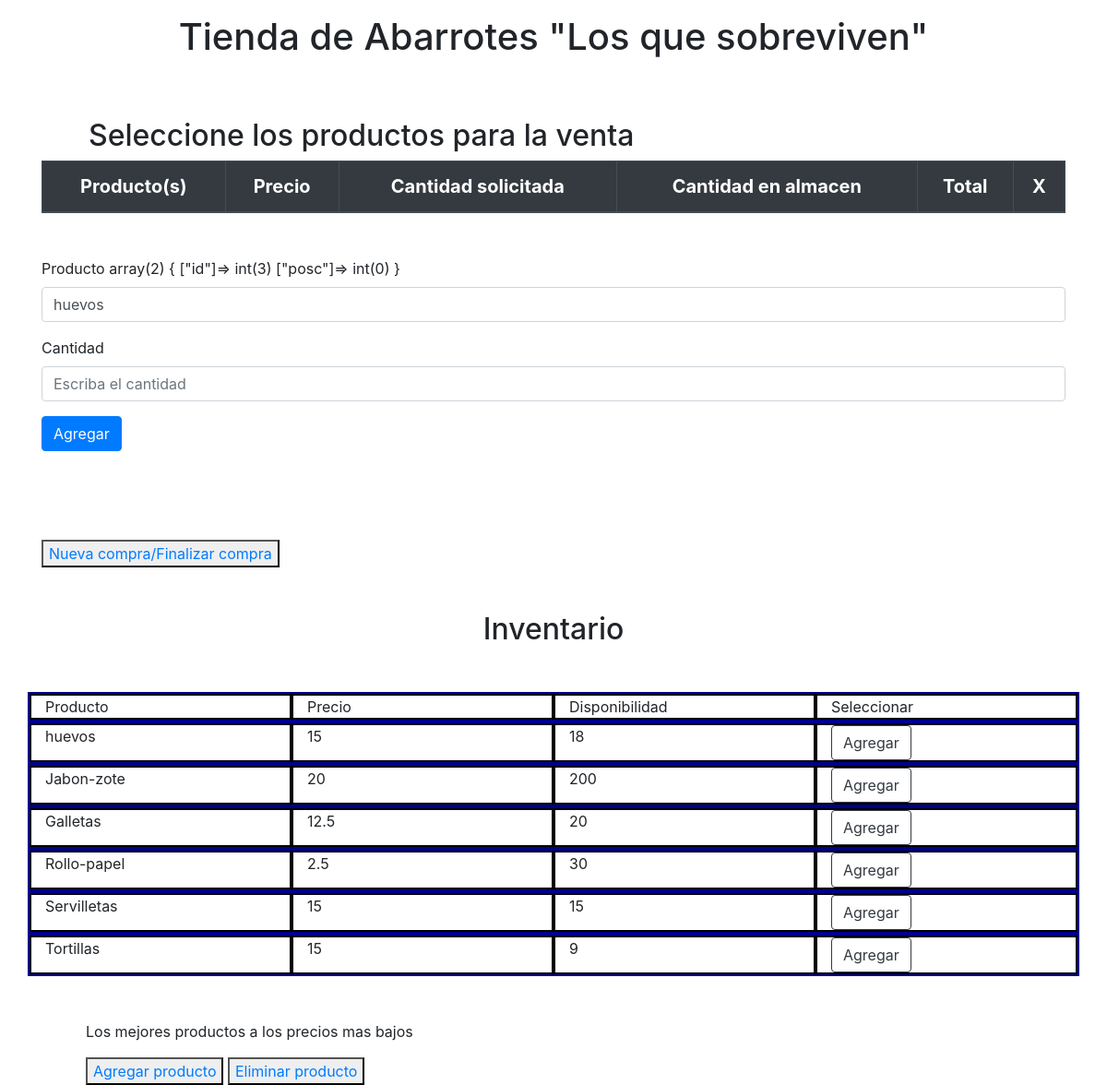
Page /index.php?id=1 on the committed database.
### tables this page shows
CREATE TABLE `inventario` (
  `id_inventario` int(11) NOT NULL,
  `descripcion` text NOT NULL,
  `precio` float NOT NULL,
  `cantidad` int(11) NOT NULL
);

### index.php (the view, shortened to what this page needs)
<?php include_once 'conexion_pdo.php';
?>
<?php
    $sql_categorias = 'select * from inventario';
    $gsent= $pdo -> prepare($sql_categorias);
    $gsent->execute();
    $result = $gsent->fetchAll();
?>
<!DOCTYPE html>
<html lang="en" dir="ltr">
  <head>
    <link rel="stylesheet" href="https://stackpath.bootstrapcdn.com/bootstrap/4.5.0/css/bootstrap.min.css">
    <link href="css/tabla.css" rel="stylesheet">
    <link rel="stylesheet" type="text/css" href="css/jquery-ui.css">
  </head>
  <body>
    <h1 class="py-3 mb-5 text-center"> Tienda de Abarrotes "Los que sobreviven"</h1>
    <h2 class="ml-5 px-5">Seleccione los productos para la venta</h2>
    <div class="container">
    <section id="tablaProductos">
      <table class="table">
        <thead class="thead-dark">
          <tr>
            <th scope="col">Producto(s)</th>
            <th scope="col">Precio</th>
            <th scope="col">Cantidad solicitada</th>
            <th scope="col">Cantidad en almacen</th>
            <th scope="col">Total</th>
            <th scope="col">X</th>
          </tr>
        </thead>
      </table>
      </section>
    </div>
      <div class="container mb-5 mt-5">
        <form  method="POST">
          <div class="form-group">
            <label >Producto</label>
            <?php var_dump($_SESSION)  ?>
            <input type="text" class="form-control" id="tag" name = "producto"  placeholder="Escriba el producto"  <?php if(isset($_GET['id'])){
              $sql_categorias = 'select * from inventario where id_inventario ='.$_GET['id'];;
              $gsent= $pdo -> prepare($sql_categorias);
              $gsent->execute();
              $resultado = $gsent->fetchAll();
              foreach($resultado as $categoria){
                echo 'value = '.$categoria['descripcion'] ;
              }
              }?>>
          </div>
          <div class="form-group">
            <label >Cantidad</label>
            <input type="number" class="form-control" name="cantidad" placeholder="Escriba el cantidad" required>
          </div>
          <button type="submit" class="btn btn-primary">Agregar</button>
        </form>
      </div>
      <div class="container mb-5 mt-5">
        <section>
            <button type="button" class="mt-5" style="">
              <a href="empezar_venta.php">Nueva compra/Finalizar compra</a>
            </button>
        </section>
      </div>
            <h2 class=" text-center mt-5 mb-5">
              Inventario
            </h2>
            <div class="container">
              <div class="row mi-fila">
                <div class="col mi-columna">Producto</div>
                <div class="col mi-columna">Precio</div>
                <div class="col mi-columna">Disponibilidad</div>
                <div class="col mi-columna">Seleccionar</div>
              </div>
              <?php
                $sql_categorias = 'select * from inventario';
                $gsent= $pdo -> prepare($sql_categorias);
                $gsent->execute();
                $resultado = $gsent->fetchAll();
                foreach($resultado as $categoria):
                                        ?>
              <div class="row mi-fila">
                <div class="col mi-columna"><?php echo $categoria['descripcion']; ?></div>
                <div class="col mi-columna"><?php echo $categoria['precio']; ?></div>
                <div class="col mi-columna"><?php echo $categoria['cantidad']; ?></div>
                <div class="col mi-columna">
                    <a href="index.php?id=<?php echo $categoria['id_inventario']; ?>" class="button">
                        <button type="button" class="btn btn-outline-dark">Agregar</button>
                    </a>
                </div>
              </div>
              <?php endforeach ?>
            </div>
        <div class="container">
          <section style="margin-top: auto;">
            <p class = "ml-5 mt-5">Los mejores productos a los precios mas bajos</p>
            <button type="button" class="ml-5" style="left: 0;">
              <a href="agregar.php">Agregar producto</a>
            </button>
            <button type="button" class= "mr-5" style="right: 0;">
              <a href="eliminar.php">Eliminar producto</a>
            </button>
            </section>
        </div>
  </body>
</html>

### css/tabla.css (style rules this page uses)
#tablaProductos { position: relative; right: 0; left: 0; }
table { text-align: center; font-size: 45px; border-collapse: collapse; width: 75%; }
table, th, td { border: 1px solid black; font-size: 20px; }
.mi-columna { border: 2px solid black; }
.mi-fila { border: 2px solid darkblue; }

### rows in the picture
inventario: producto "huevos", descripcion "huevos", precio "15", cantidad "18"
inventario: descripcion "Jabon-zote", precio "20", cantidad "200"
inventario: descripcion "Galletas", precio "12.5", cantidad "20"
inventario: descripcion "Rollo-papel", precio "2.5", cantidad "30"
inventario: descripcion "Servilletas", precio "15", cantidad "15"
inventario: descripcion "Tortillas", precio "15", cantidad "9"
